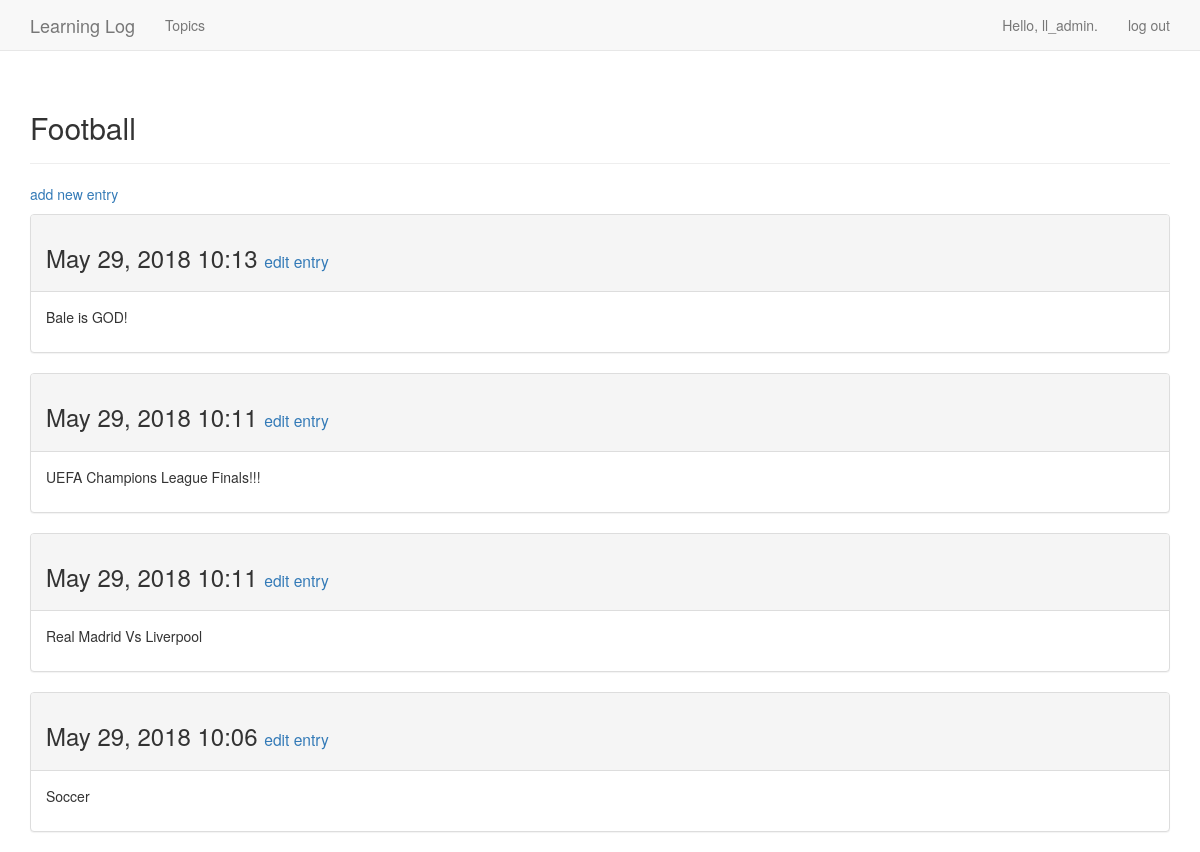
The page /topics/3/ (signed in) on the database its author committed.
### learning_logs/models.py (models this page shows, shortened)
class Topic(models.Model):
	text = models.CharField(max_length=200)
	date_added = models.DateTimeField(auto_now_add=True)
	owner = models.ForeignKey(User, on_delete=models.PROTECT)
	def __str__(self):
		return self.text

class Entry(models.Model):
	topic = models.ForeignKey(Topic, on_delete=models.PROTECT)
	text = models.TextField()
	date_added = models.DateTimeField(auto_now_add=True)
	class Meta:
		verbose_name_plural = 'entries'

### learning_logs/views.py (the view)
# urls.py: path('topics/<int:topic_id>/', views.topic, name='topic'),
@login_required
def topic(request, topic_id):
	topic = Topic.objects.get(id=topic_id)
	check_topic_owner(topic.owner, request.user)
	entries = topic.entry_set.order_by('-date_added')
	context = {'topic': topic, 'entries': entries}
	return render(request, 'learning_logs/topic.html', context)

### learning_logs/views.py (called while the page is built)
def check_topic_owner(owner, currentUser):
	if owner != currentUser:
		raise Http404

### learning_logs/templates/learning_logs/topic.html
{% extends 'learning_logs/base.html' %}
{% block header %}
	<h2>{{ topic }}</h2>
{% endblock header %}
{% block content %}
	<p>
		<a href="{% url 'new_entry' topic.id %}">add new entry</a>
	</p>
  	{% for entry in entries %}
  		<div class="panel panel-default">
  			<div class="panel-heading">
  				<h3>
  					{{ entry.date_added|date:'M d, Y H:i' }}
  					<small>
  						<a href="{% url 'edit_entry' entry.id %}">
  						edit entry</a>
  					</small>
  				</h3>
  			</div>
  			<div class="panel-body">
  				{{ entry.text|linebreaks }}
  			</div>
  		</div>
  	{% empty %}
  		There are no entries for this topic yet.
  	{% endfor %}
{% endblock content %}

### learning_logs/templates/learning_logs/base.html (shortened to what this page needs)
{% load bootstrap3 %}
<!DOCTYPE html>
<html lang='en'>
	<head>
	{% bootstrap_css %}
	</head>
	<body>
		<nav class="navbar navbar-default navbar-static-top">
			<div class="container">
				<div class="navbar-header">
					<a class="navbar-brand" href="{% url 'index' %}">
						Learning Log</a>
				</div>
				<div id="navbar" class="navbar-collapse collapse">
					<ul class="nav navbar-nav">
						<li><a href="{% url 'topics' %}">Topics</a></li>
					</ul>
					 <ul class="nav navbar-nav navbar-right">
					 	{% if user.is_authenticated %}
					 	<li><a>Hello, {{ user.username }}.</a></li>
					 	<li><a href="{% url 'logout' %}">log out</a></li>
					 	{% else %}
					 	<li><a href="{% url 'register' %}">register</a></li>
					 	<li><a href="{% url 'login' %}">log in</a></li>
					 	{% endif %}
					 </ul>
				</div>
			</div>
		</nav>
		<div class="container">
			<div class="page-header">
				{% block header %}{% endblock header %}
			</div>
			<div>
				{% block content %}{% endblock content %}
			</div>
    	</div>
	</body>
</html>

### rows shown on the page
Topic: text "Football"
Entry: date_added "May 29, 2018 10:13", text "Bale is GOD!"
Entry: date_added "May 29, 2018 10:11", text "UEFA Champions League Finals!!!"
Entry: date_added "May 29, 2018 10:11", text "Real Madrid Vs Liverpool"
Entry: date_added "May 29, 2018 10:06", text "Soccer"

### other values the page prints
{{ user.username }} "ll_admin"
